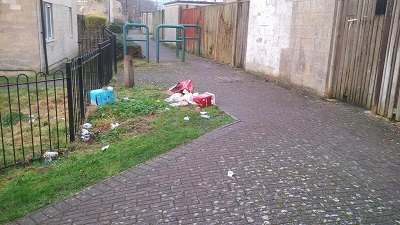
#> input picture Program/He Li/OPENCV/Photos/rubbish_4.jpg, 400 x 225 px
$ python transformations.py
#> lines starting #> are read from the running program, lines starting #| are printed output that depends on the picture
#> further down, img is the input picture: shape (225, 400, 3); mean B, G, R 123.4, 130.6, 134.2
# 本节涵盖基本的图像转换，包括平移、旋转、调整大小、翻转、裁剪


import cv2 as cv
import numpy as np


# Translation (平移)
# -x --> Left
# -y --> Up
# x --> Right
# y --> Down
def translate(img, x, y):
#> called with x = -100, y = 100
    transMat = np.float32([[1, 0, x], [0, 1, y]])  # 平移矩阵
    dimensions = (img.shape[1], img.shape[0])  # 维度
#> dimensions = (400, 225)
    return cv.warpAffine(img, transMat, dimensions)
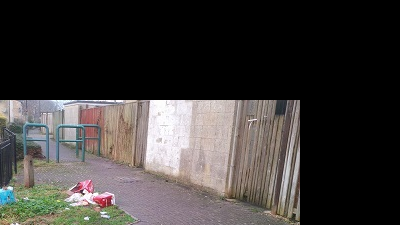
#> returned value: shape (225, 400, 3); mean of channels 0, 1, 2 56.9, 58.7, 62.2; drawn as B, G, R


# Rotation (旋转)
def rotate(img, angle, rotPoint=None):
#> called with angle = 45
    (height, width) = img.shape[:2]
#> height = 225; width = 400

    if rotPoint is None:
        rotPoint = (width//2, height//2)
#> rotPoint = (200, 112)

    rotMat = cv.getRotationMatrix2D(rotPoint, angle, 1.0)
    dimension = (width, height)
#> dimension = (400, 225)
    return cv.warpAffine(img, rotMat, dimension)
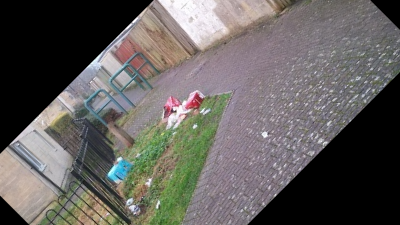
#> returned value: shape (225, 400, 3); mean of channels 0, 1, 2 93.4, 96.1, 99.4; drawn as B, G, R


# 初始化图像
img = cv.imread('Photos/rubbish_4.jpg')
cv.imshow('rubbish', img)

# Translation (平移)
translated = translate(img, -100, 100)
cv.imshow('Translated', translated)

# Rotation (旋转)
rotated = rotate(img, 45)
cv.imshow("Rotated", rotated)

# Resizing (调整大小) 如果要缩小图片,将参数调整为INTER_AREA, 如果放大图片,将参数调整为INTER_CUBIC 或者 INTER_LINEAR, CUBIC可能处理图片慢一些,但是效果更好.
resized = cv.resize(img, (500, 500), interpolation=cv.INTER_AREA)  # INTER_CUBIC, INTER_LINEAR
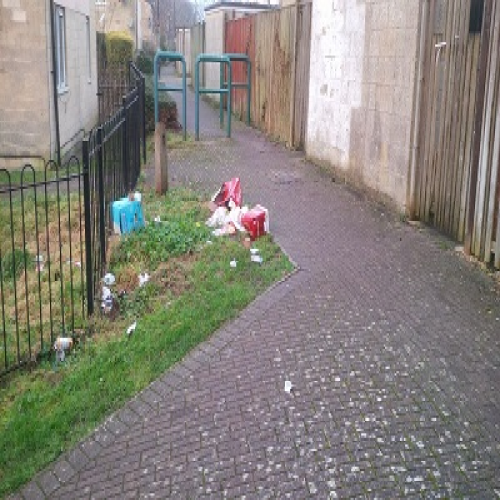
#> resized: shape (500, 500, 3); mean B, G, R 123.4, 130.6, 134.2
cv.imshow("Resized", resized)

# Flip (翻转) flipCode参数可以取0(vertically),1(horizontally),-1(vertically and horizontally)
filp = cv.flip(img, 1)
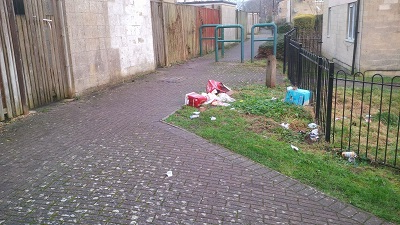
#> filp: shape (225, 400, 3); mean B, G, R 123.4, 130.6, 134.2
cv.imshow('Flip',filp)

# Cropping (剪裁)
cropped = img[100:200, 100:200]
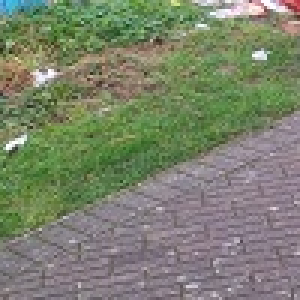
#> cropped: shape (100, 100, 3) (shown 3 times larger); mean B, G, R 108.2, 130.2, 122.9
cv.imshow('Cropped', cropped)

cv.waitKey(0)

$ run again, with Program/He Li/OPENCV/Photos/rubbish_2.jpg copied over Program/He Li/OPENCV/Photos/rubbish_4.jpg
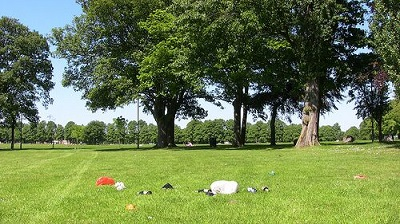
#> input picture Program/He Li/OPENCV/Photos/rubbish_2.jpg, 400 x 224 px
#> img is the input picture: shape (224, 400, 3); mean B, G, R 77.6, 124.7, 107.1
#> `filp = cv.flip(img, 1)`:
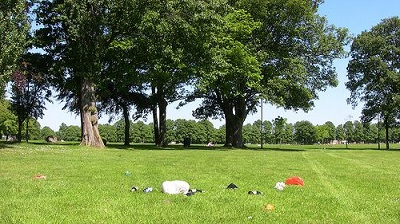
#> filp: shape (224, 400, 3); mean B, G, R 77.6, 124.7, 107.1
#> `cropped = img[100:200, 100:200]`:
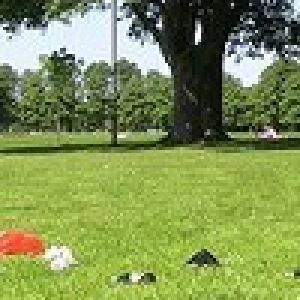
#> cropped: shape (100, 100, 3) (shown 3 times larger); mean B, G, R 83.6, 146.2, 128.3

$ run again, with Program/He Li/OPENCV/Photos/rubbish_3.jpg copied over Program/He Li/OPENCV/Photos/rubbish_4.jpg
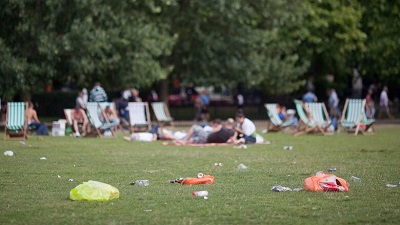
#> input picture Program/He Li/OPENCV/Photos/rubbish_3.jpg, 400 x 225 px
#> img is the input picture: shape (225, 400, 3); mean B, G, R 71.7, 95, 90.1
#> `filp = cv.flip(img, 1)`:
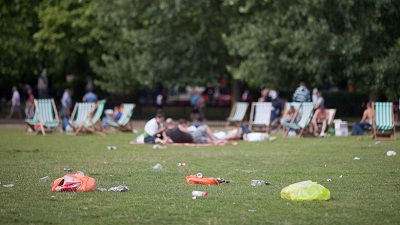
#> filp: shape (225, 400, 3); mean B, G, R 71.7, 95, 90.1
#> `cropped = img[100:200, 100:200]`:
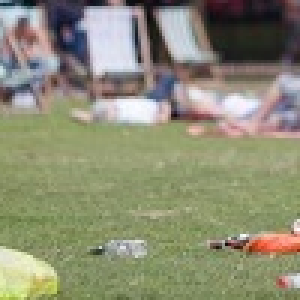
#> cropped: shape (100, 100, 3) (shown 3 times larger); mean B, G, R 116.6, 140.8, 140.4

$ run again, with Program/He Li/OPENCV/Photos/rubbish_5.jpg copied over Program/He Li/OPENCV/Photos/rubbish_4.jpg
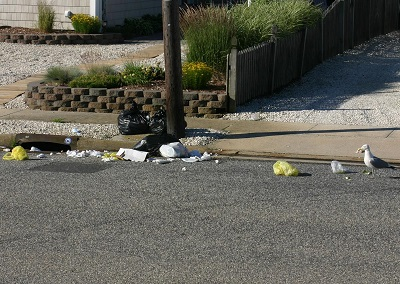
#> input picture Program/He Li/OPENCV/Photos/rubbish_5.jpg, 400 x 284 px
#> img is the input picture: shape (284, 400, 3); mean B, G, R 87.5, 97.3, 98.4
#> `filp = cv.flip(img, 1)`:
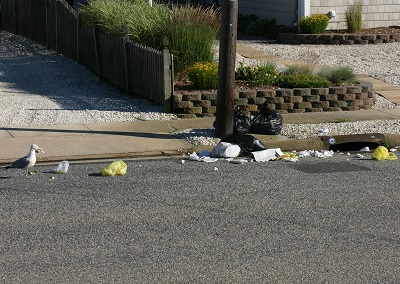
#> filp: shape (284, 400, 3); mean B, G, R 87.5, 97.3, 98.4
#> `cropped = img[100:200, 100:200]`:
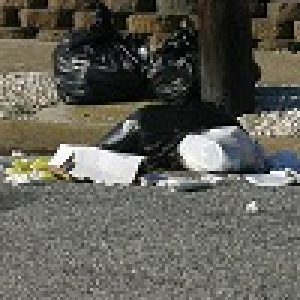
#> cropped: shape (100, 100, 3) (shown 3 times larger); mean B, G, R 84.9, 93.1, 93.9
